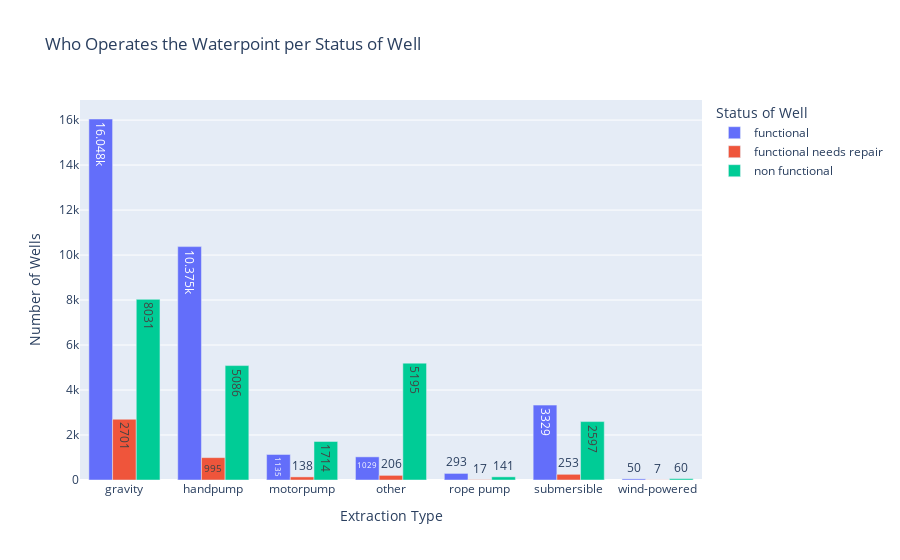

Write notebook code for a chart like this one.
### Code cell
px.bar(x = extra['extraction_type_class'], y = extra['id'], color = extra['status_group'],text_auto=True, barmode="group",
      title="Who Operates the Waterpoint per Status of Well",
       labels={'x':'Extraction Type', 'y':'Number of Wells', 'color':'Status of Well'})

### Figure 1 — Plotly figure (JSON) as saved in the notebook; plotly's stock layout.template omitted (floating-point values rounded to 4 significant figures)
{"data": [{"alignmentgroup": "True", "hovertemplate": "Status of Well=functional<br>Extraction Type=%{x}<br>Number of Wells=%{y}<extra></extra>", "legendgroup": "functional", "marker": {"color": "#636efa", "pattern": {"shape": ""}}, "name": "functional", "offsetgroup": "functional", "orientation": "v", "showlegend": true, "textposition": "auto", "texttemplate": "%{y}", "type": "bar", "x": ["gravity", "handpump", "motorpump", "other", "rope pump", "submersible", "wind-powered"], "xaxis": "x", "y": [16048, 10375, 1135, 1029, 293, 3329, 50], "yaxis": "y"}, {"alignmentgroup": "True", "hovertemplate": "Status of Well=functional needs repair<br>Extraction Type=%{x}<br>Number of Wells=%{y}<extra></extra>", "legendgroup": "functional needs repair", "marker": {"color": "#EF553B", "pattern": {"shape": ""}}, "name": "functional needs repair", "offsetgroup": "functional needs repair", "orientation": "v", "showlegend": true, "textposition": "auto", "texttemplate": "%{y}", "type": "bar", "x": ["gravity", "handpump", "motorpump", "other", "rope pump", "submersible", "wind-powered"], "xaxis": "x", "y": [2701, 995, 138, 206, 17, 253, 7], "yaxis": "y"}, {"alignmentgroup": "True", "hovertemplate": "Status of Well=non functional<br>Extraction Type=%{x}<br>Number of Wells=%{y}<extra></extra>", "legendgroup": "non functional", "marker": {"color": "#00cc96", "pattern": {"shape": ""}}, "name": "non functional", "offsetgroup": "non functional", "orientation": "v", "showlegend": true, "textposition": "auto", "texttemplate": "%{y}", "type": "bar", "x": ["gravity", "handpump", "motorpump", "other", "rope pump", "submersible", "wind-powered"], "xaxis": "x", "y": [8031, 5086, 1714, 5195, 141, 2597, 60], "yaxis": "y"}], "layout": {"barmode": "group", "legend": {"title": {"text": "Status of Well"}, "tracegroupgap": 0}, "title": {"text": "Who Operates the Waterpoint per Status of Well"}, "xaxis": {"anchor": "y", "domain": [0, 1], "title": {"text": "Extraction Type"}}, "yaxis": {"anchor": "x", "domain": [0, 1], "title": {"text": "Number of Wells"}}}}
